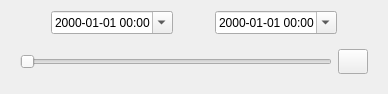
<?xml version="1.0" encoding="UTF-8"?>
<ui version="4.0">
 <class>Form</class>
 <widget class="QWidget" name="Form">
  <property name="geometry">
   <rect>
    <x>0</x>
    <y>0</y>
    <width>388</width>
    <height>94</height>
   </rect>
  </property>
  <property name="windowTitle">
   <string>Form</string>
  </property>
  <layout class="QVBoxLayout" name="verticalLayout">
   <item>
    <layout class="QHBoxLayout" name="horizontalLayout">
     <property name="spacing">
      <number>2</number>
     </property>
     <item>
      <spacer name="horizontalSpacer_2">
       <property name="orientation">
        <enum>Qt::Horizontal</enum>
       </property>
       <property name="sizeHint" stdset="0">
        <size>
         <width>40</width>
         <height>20</height>
        </size>
       </property>
      </spacer>
     </item>
     <item>
      <widget class="QDateTimeEdit" name="low_date">
       <property name="displayFormat">
        <string>yyyy-MM-dd HH:mm</string>
       </property>
       <property name="calendarPopup">
        <bool>true</bool>
       </property>
      </widget>
     </item>
     <item>
      <spacer name="horizontalSpacer">
       <property name="orientation">
        <enum>Qt::Horizontal</enum>
       </property>
       <property name="sizeHint" stdset="0">
        <size>
         <width>40</width>
         <height>20</height>
        </size>
       </property>
      </spacer>
     </item>
     <item>
      <widget class="QDateTimeEdit" name="high_date">
       <property name="displayFormat">
        <string>yyyy-MM-dd HH:mm</string>
       </property>
       <property name="calendarPopup">
        <bool>true</bool>
       </property>
      </widget>
     </item>
     <item>
      <spacer name="horizontalSpacer_3">
       <property name="orientation">
        <enum>Qt::Horizontal</enum>
       </property>
       <property name="sizeHint" stdset="0">
        <size>
         <width>40</width>
         <height>20</height>
        </size>
       </property>
      </spacer>
     </item>
    </layout>
   </item>
   <item>
    <widget class="QWidget" name="sliderWidget" native="true">
     <layout class="QHBoxLayout" name="sliderLayout">
      <item>
       <widget class="RangeSlider" name="slider">
        <property name="orientation">
         <enum>Qt::Horizontal</enum>
        </property>
       </widget>
      </item>
      <item>
       <widget class="QPushButton" name="apply">
        <property name="maximumSize">
         <size>
          <width>30</width>
          <height>30</height>
         </size>
        </property>
        <property name="toolTip">
         <string>apply date range (and other filters)</string>
        </property>
        <property name="text">
         <string/>
        </property>
        <property name="icon">
         <iconset>
          <normaloff>apply.png</normaloff>apply.png</iconset>
        </property>
       </widget>
      </item>
     </layout>
    </widget>
   </item>
  </layout>
 </widget>
 <customwidgets>
  <customwidget>
   <class>RangeSlider</class>
   <extends>QSlider</extends>
   <header>mdaviz.range_slider.h</header>
  </customwidget>
 </customwidgets>
 <resources/>
 <connections/>
</ui>
